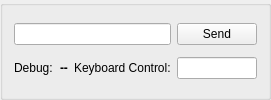
     <widget class="QGroupBox" name="groupBox">
      <property name="title">
       <string/>
      </property>
      <layout class="QGridLayout" name="gridLayout">
       <item row="2" column="0">
        <widget class="QLabel" name="label_10">
         <property name="minimumSize">
          <size>
           <width>40</width>
           <height>0</height>
          </size>
         </property>
         <property name="maximumSize">
          <size>
           <width>40</width>
           <height>16777215</height>
          </size>
         </property>
         <property name="text">
          <string>Debug:</string>
         </property>
        </widget>
       </item>
       <item row="2" column="1">
        <widget class="QLabel" name="label_debug">
         <property name="font">
          <font>
           <family>Segoe UI</family>
           <pointsize>9</pointsize>
           <bold>true</bold>
          </font>
         </property>
         <property name="text">
          <string>--</string>
         </property>
        </widget>
       </item>
       <item row="0" column="0" colspan="3">
        <widget class="QLineEdit" name="lineEdit_input">
         <property name="whatsThis">
          <string>&lt;html&gt;&lt;head/&gt;&lt;body&gt;&lt;p&gt;Command line / String to send to device&lt;/p&gt;&lt;/body&gt;&lt;/html&gt;</string>
         </property>
         <property name="placeholderText">
          <string/>
         </property>
        </widget>
       </item>
       <item row="2" column="3">
        <widget class="QLineEdit" name="lineEdit_keyboard">
         <property name="enabled">
          <bool>true</bool>
         </property>
         <property name="maximumSize">
          <size>
           <width>80</width>
           <height>16777215</height>
          </size>
         </property>
         <property name="maxLength">
          <number>2</number>
         </property>
        </widget>
       </item>
       <item row="0" column="3">
        <widget class="QPushButton" name="button_send">
         <property name="minimumSize">
          <size>
           <width>80</width>
           <height>0</height>
          </size>
         </property>
         <property name="maximumSize">
          <size>
           <width>80</width>
           <height>16777215</height>
          </size>
         </property>
         <property name="text">
          <string>Send</string>
         </property>
        </widget>
       </item>
       <item row="2" column="2">
        <widget class="QLabel" name="label_keyboardControl">
         <property name="maximumSize">
          <size>
           <width>100</width>
           <height>16777215</height>
          </size>
         </property>
         <property name="text">
          <string>Keyboard Control:</string>
         </property>
        </widget>
       </item>
      </layout>
     </widget>
